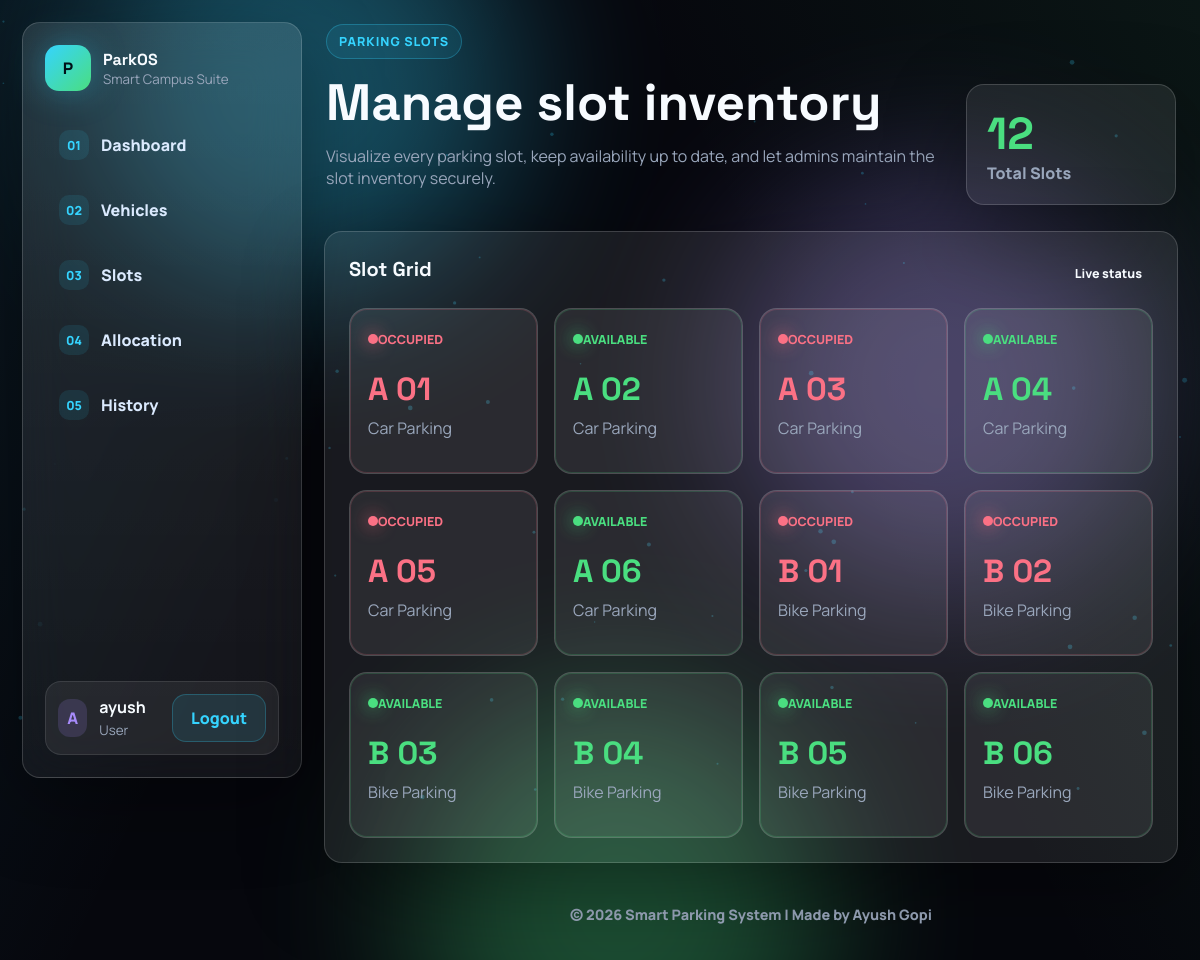
The app's page /slots (signed in) with its own data.
### tables this page shows
CREATE TABLE users (
            id INTEGER PRIMARY KEY AUTOINCREMENT,
            username TEXT NOT NULL UNIQUE,
            password TEXT NOT NULL,
            role TEXT NOT NULL CHECK(role IN ('admin', 'user'))
        , last_login TEXT);

CREATE TABLE slots (
            id INTEGER PRIMARY KEY AUTOINCREMENT,
            slot_number TEXT NOT NULL UNIQUE,
            status TEXT NOT NULL CHECK(status IN ('Available', 'Occupied')) DEFAULT 'Available',
            slot_type TEXT NOT NULL CHECK(slot_type IN ('Car', 'Bike'))
        );

### app.py (the view, shortened to what this page needs)
@app.route("/slots", methods=("GET", "POST"))
@login_required
def slots():
    slot_rows = query_db("SELECT * FROM slots ORDER BY slot_number ASC")
    return render_template("slots.html", slots=slot_rows)

### app.py (called while the page is built)
def get_db():
    if "db" not in g:
        g.db = sqlite3.connect(app.config["DATABASE"])
        g.db.row_factory = sqlite3.Row
    return g.db

def query_db(query, params=(), one=False, commit=False):
    db = get_db()
    cursor = db.execute(query, params)
    if commit:
        db.commit()
        return cursor
    rows = cursor.fetchall()
    return (rows[0] if rows else None) if one else rows

def login_required(view):
    @wraps(view)
    def wrapped_view(**kwargs):
        if session.get("user_id") is None:
            flash("Please log in to continue.", "error")
            return redirect(url_for("login"))
        return view(**kwargs)
    return wrapped_view

@app.before_request
def load_logged_in_user():
    user_id = session.get("user_id")
    if user_id is None:
        g.user = None
    else:
        g.user = query_db("SELECT id, username, role FROM users WHERE id = ?", (user_id,), one=True)

@app.context_processor
def inject_now():
    return {"current_year": datetime.now().year}

### templates/slots.html (shortened to what this page needs)
{% extends "base.html" %}
{% block content %}
<section class="page-header">
    <div>
        <span class="eyebrow">Parking Slots</span>
        <h1>Manage slot inventory</h1>
        <p class="muted">Visualize every parking slot, keep availability up to date, and let admins maintain the slot inventory securely.</p>
    </div>
    <div class="header-badge">
        <strong>{{ slots|length }}</strong>
        <span>Total Slots</span>
    </div>
</section>
<section class="content-grid">
    <article class="panel {% if session.role != 'admin' %}panel-full{% endif %}">
        <div class="panel-head">
            <h2>Slot Grid</h2>
            <span class="role-pill">Live status</span>
        </div>
        {% if slots %}
        <div class="slot-grid">
            {% for slot in slots %}
            <div class="slot-card {{ 'occupied' if slot.status == 'Occupied' else 'available' }}" data-slot-status="{{ slot.status }}">
                <div class="slot-topline">
                    <span class="slot-dot"></span>
                    <span>{{ slot.status }}</span>
                </div>
                <strong>{{ slot.slot_number }}</strong>
                <p>{{ slot.slot_type }} Parking</p>
            </div>
            {% endfor %}
        </div>
        {% else %}
        <p class="empty-state">No parking slots created yet.</p>
        {% endif %}
    </article>
</section>
{% endblock %}

### templates/base.html (shortened to what this page needs)
<!DOCTYPE html>
<html lang="en">
<head>
    <link rel="stylesheet" href="{{ url_for('static', filename='css/style.css') }}">
</head>
<body class="{% if g.user %}app-body{% else %}landing-body{% endif %}">
    <div class="ambient-bg" aria-hidden="true">
        <span></span>
        <span></span>
        <span></span>
    </div>
    <canvas id="particle-canvas" aria-hidden="true"></canvas>
    <div class="page-shell">
        {% if g.user %}
        <nav class="sidebar">
            <a class="brand" href="{{ url_for('dashboard') }}">
                <span class="brand-mark">P</span>
                <span>
                    <strong>ParkOS</strong>
                    <small>Smart Campus Suite</small>
                </span>
            </a>
            <div class="nav-links">
                <a href="{{ url_for('dashboard') }}"><span>01</span>Dashboard</a>
                <a href="{{ url_for('vehicles') }}"><span>02</span>Vehicles</a>
                <a href="{{ url_for('slots') }}"><span>03</span>Slots</a>
                <a href="{{ url_for('allocation') }}"><span>04</span>Allocation</a>
                <a href="{{ url_for('history') }}"><span>05</span>History</a>
            </div>
            <div class="nav-user">
                <span class="profile-icon">{{ session.username[0]|upper }}</span>
                <div>
                    <strong>{{ session.username }}</strong>
                    <small>{{ session.role|title }}</small>
                </div>
                <a class="btn btn-secondary" href="{{ url_for('logout') }}">Logout</a>
            </div>
        </nav>
        {% endif %}
        <main class="main-content {% if not g.user %}auth-main{% endif %}">
            {% block content %}{% endblock %}
        </main>
        <footer class="footer">
            © 2026 Smart Parking System | Made by Ayush Gopi
        </footer>
    </div>
</body>
</html>

### records on screen
users: username "ayush", role "User"
slots: status "OCCUPIED", slot_number "A 01", slot_type "Car"
slots: status "AVAILABLE", slot_number "A 02", slot_type "Car"
slots: status "OCCUPIED", slot_number "A 03", slot_type "Car"
slots: status "AVAILABLE", slot_number "A 04", slot_type "Car"
slots: status "OCCUPIED", slot_number "A 05", slot_type "Car"
slots: status "AVAILABLE", slot_number "A 06", slot_type "Car"
slots: status "OCCUPIED", slot_number "B 01", slot_type "Bike"
slots: status "OCCUPIED", slot_number "B 02", slot_type "Bike"
slots: status "AVAILABLE", slot_number "B 03", slot_type "Bike"
slots: status "AVAILABLE", slot_number "B 04", slot_type "Bike"
slots: status "AVAILABLE", slot_number "B 05", slot_type "Bike"
slots: status "AVAILABLE", slot_number "B 06", slot_type "Bike"

### other values on screen
{{ session.username[0]|upper }} "A"
{{ slots|length }} "12"
